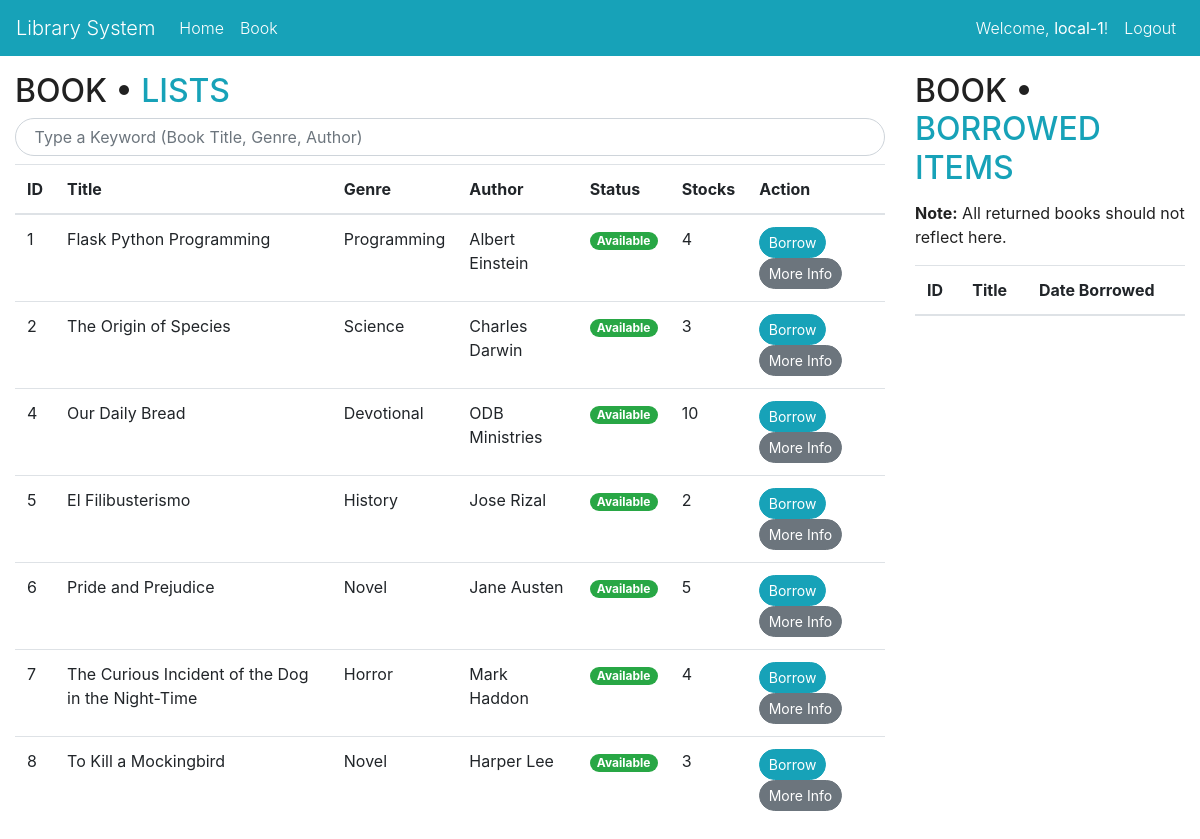
Page /book (signed in) on the committed database.
### library/models.py (models this page shows, shortened)
class User(db.Model, UserMixin):
    id            = db.Column(db.Integer(),primary_key=True)
    username      = db.Column(db.String(length=30),nullable=False,unique=True)
    email         = db.Column(db.String(length=50),nullable=False,unique=True)
    password_hash = db.Column(db.String(length=100),nullable=False,unique=True)
    type          = db.Column(db.String(length=10),nullable=False)
    items         = db.relationship('BookItem',backref='owned_user',lazy=True)
    @property
    def password(self):
        return self.password

class BookItem(db.Model):
    id            = db.Column(db.Integer(),primary_key=True)
    title         = db.Column(db.String(length=250),nullable=False,unique=True)
    description   = db.Column(db.String(length=1000),nullable=False)
    genre         = db.Column(db.String(length=30),nullable=False)
    author        = db.Column(db.String(length=30),nullable=False)
    stocks        = db.Column(db.Integer(),nullable=False)
    owner         = db.Column(db.Integer(), db.ForeignKey('user.id'))

### library/routes.py (the view, shortened to what this page needs)
@app.route('/book',methods=['GET','POST'])
@login_required
def book_page():
    borrow_form         = BorrowBookForm()
    if request.method == 'GET':
        items           = BookItem.query.all()
        owned_items     = Borrower.query.filter_by(username=current_user.username, date_returned=None)
        return render_template('book.html', items=items, borrow_form=borrow_form, owned_items=owned_items)

### library/forms.py
class BorrowBookForm(FlaskForm):
    submit       = SubmitField(label='Borrow Item!')

### library/models.py (called while the page is built)
@login_manager.user_loader
def load_user(user_id):
    return User.query.get(int(user_id))

### library/templates/book.html (shortened to what this page needs)
{% extends 'base.html' %}
{% block content %}
<div class="container-fluid">
    <div class="row mt-3">
        <div class="col-lg-9 col-sm-12">
            <h2>BOOK • <span class="text-info">LISTS</span></h2>
            <form action="{{ url_for('search_book') }}" method="GET">
                <div class="input-group flex-nowrap mb-2">
                    <input type="text" name="key" id="key" class="form-control badge-pill" autocomplete="off" placeholder="  Type a Keyword (Book Title, Genre, Author)" aria-label="Username" aria-describedby="addon-wrapping">
                </div>
            </form>
            <table class="table table-hover table-default">
                <thead>
                    <tr>
                        <th scope="col">ID</th>
                        <th scope="col">Title</th>
                        <th scope="col">Genre</th>
                        <th scope="col">Author</th>
                        <th scope="col">Status</th>
                        <th scope="col">Stocks</th>
                        <th scope="col">Action</th>
                    </tr>
                </thead>
                <tbody class="search-list">
                    {% for item in items %}
                        <tr>
                            <td>{{ item.id }}</td>
                            <td>{{ item.title }}</td>
                            <td>{{ item.genre }}</td>
                            <td>{{ item.author }}</td>
                            {% if item.stocks < 1 %}
                                <td><span class="badge badge-pill badge-danger">Not Available</span></td>
                                <td>{{ item.stocks }}</td>
                                <td>
                                    <a href="#" class="btn btn-sm badge-pill btn-info disabled">Borrow</a>
                                    <a href="#" class="btn btn-sm badge-pill btn-secondary" data-toggle='modal' data-target='#bookInfo-{{ item.id }}'><span>More Info</a>
                                    {% if current_user.type != 'loc-1' %}
                                        <a href="#" class="btn btn-sm badge-pill btn-danger" data-toggle="modal" data-target="#bookDelete-{{ item.id }}">Delete</a>
                                    {% else %}
                                    {% endif %}
                                </td>
                            {% else %}
                                <td><span class="badge badge-pill badge-success">Available</span></td>
                                <td>{{ item.stocks }}</td>
                                <td>
                                    <a href="#" class="btn btn-sm badge-pill btn-info" data-toggle='modal' data-target='#bookBorrow-{{ item.id }}'>Borrow</a>
                                    <a href="#" class="btn btn-sm badge-pill btn-secondary" data-toggle='modal' data-target='#bookInfo-{{ item.id }}'><span>More Info</a>
                                </td>
                            {% endif %}
                        </tr>
                    {% endfor %}
                </tbody>
            </table>
        </div>
        <div class="col-lg-3 col-sm-12">
            <h2>BOOK • <span class="text-info">BORROWED ITEMS</span></h2>
            <p style="margin-top: 14px;"><b>Note:</b> All returned books should not reflect here.</p>
            <table class="table table-hover table-default">
                <thead>
                    <tr>
                        <th scope="col">ID</th>
                        <th scope="col">Title</th>
                        <th scope="col">Date Borrowed</th>
                    </tr>
                </thead>
            </table>
        </div>
    </div>
</div>
{% endblock %}

### library/templates/base.html (shortened to what this page needs)
<!doctype html>
<html lang="en">
  <head>
    <link rel="stylesheet" href="https://cdn.jsdelivr.net/npm/bootstrap@4.5.3/dist/css/bootstrap.min.css">
  </head>
  <body>
    <nav class="navbar navbar-expand-md">
        <a class="navbar-brand" href="#">Library System</a>
        <div class="collapse navbar-collapse" id="navbarNav">
            <ul class="navbar-nav mr-auto">
                <li class="nav-item">
                    <a class="nav-link" href="{{ url_for('home_page') }}">Home</a>
                </li>
                <li class="nav-item">
                    <a class="nav-link" href="{{ url_for('book_page') }}">Book</a>
                </li>
            </ul>
          {% if current_user.is_authenticated %}
            <ul class="navbar-nav">
                <li class="nav-item">
                    <span class="nav-link">Welcome, <b class="text-white">{{ current_user.username }}</b>!</span>
                </li>
                <li class="nav-item">
                    <a class="nav-link" href="{{ url_for('logout_page') }}">Logout</a>
                </li>
            </ul>
          {% endif %}
        </div>
    </nav>
    {% block content %}
    {% endblock %}
  </body>
</html>

### library/templates/base.html (style rules this page uses)
body { color: #212121; background-color: #fff; }
.navbar { background-color: #17a2b8 !important; }
.nav-link, .navbar-brand { font-weight: 300; color: #fff; }
.text-white { color: #fff !important; }

### rows in the picture
User: username "local-1"
BookItem: id "1", title "Flask Python Programming", genre "Programming", author "Albert Einstein", stocks "4"
BookItem: id "2", title "The Origin of Species", genre "Science", author "Charles Darwin", stocks "3"
BookItem: id "4", title "Our Daily Bread", genre "Devotional", author "ODB Ministries", stocks "10"
BookItem: id "5", title "El Filibusterismo", genre "History", author "Jose Rizal", stocks "2"
BookItem: id "6", title "Pride and Prejudice", genre "Novel", author "Jane Austen", stocks "5"
BookItem: id "7", title "The Curious Incident of the Dog in the Night-Time", genre "Horror", author "Mark Haddon", stocks "4"
BookItem: id "8", title "To Kill a Mockingbird", genre "Novel", author "Harper Lee", stocks "3"
